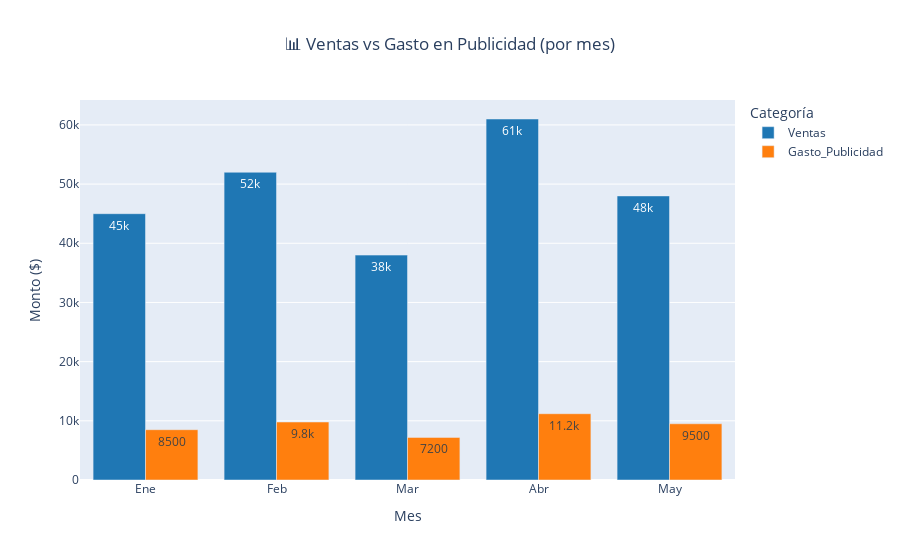
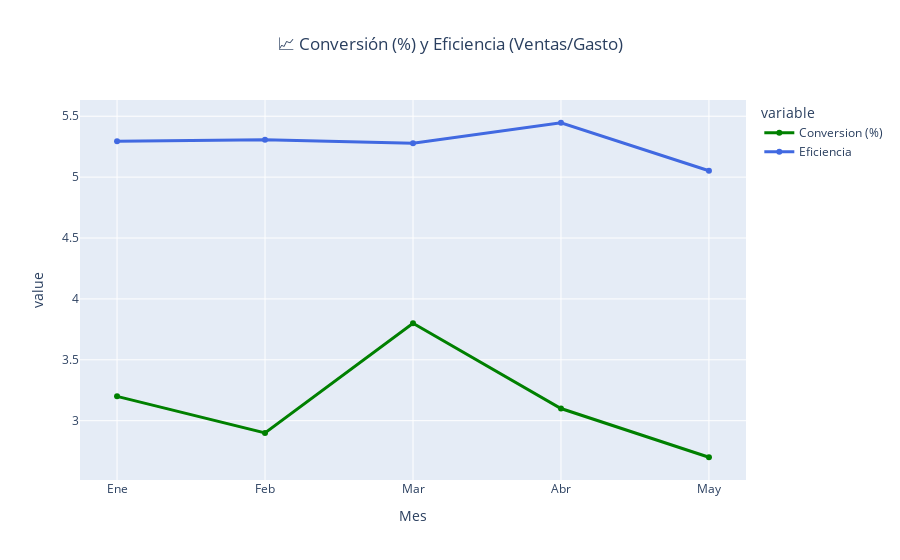
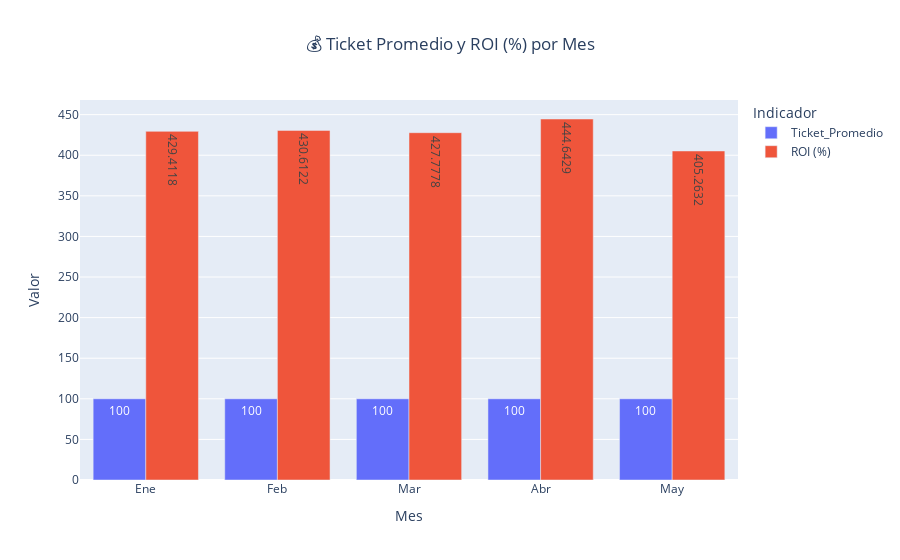

These figures' notebook cell, in order:
### Code cell
import plotly.express as px

# --- Cálculo adicional opcional ---
df['ROI (%)'] = ((df['Ventas'] - df['Gasto_Publicidad']) / df['Gasto_Publicidad']) * 100

# --- 1️⃣ Gráfico: Ventas vs Gasto Publicidad ---
fig1 = px.bar(
    df,
    x='Mes',
    y=['Ventas', 'Gasto_Publicidad'],
    barmode='group',
    title='📊 Ventas vs Gasto en Publicidad (por mes)',
    labels={'value': 'Monto ($)', 'variable': 'Categoría'},
    text_auto=True,
    color_discrete_sequence=['#1f77b4', '#ff7f0e']
)
fig1.update_layout(title_x=0.5)
fig1.show()

# --- 2️⃣ Gráfico: Conversión y Eficiencia ---
fig2 = px.line(
    df,
    x='Mes',
    y=['Conversion (%)', 'Eficiencia'],
    markers=True,
    title='📈 Conversión (%) y Eficiencia (Ventas/Gasto)',
    color_discrete_sequence=['green', 'royalblue']
)
fig2.update_traces(line=dict(width=3))
fig2.update_layout(title_x=0.5)
fig2.show()

# --- 3️⃣ Gráfico: Ticket promedio y ROI ---
fig3 = px.bar(
    df,
    x='Mes',
    y=['Ticket_Promedio', 'ROI (%)'],
    barmode='group',
    title='💰 Ticket Promedio y ROI (%) por Mes',
    labels={'value': 'Valor', 'variable': 'Indicador'},
    text_auto=True,
    color_discrete_sequence=['#636EFA', '#EF553B']
)
fig3.update_layout(title_x=0.5)
fig3.show()

fig1.write_html("ventas_vs_publicidad.html")
fig2.write_html("conversion_eficiencia.html")
fig3.write_html("ticketpromedio_roi.html")

### Figure 1 — Plotly figure (JSON) as saved in the notebook; plotly's stock layout.template omitted (floating-point values rounded to 4 significant figures)
{"data": [{"alignmentgroup": "True", "hovertemplate": "Categoría=Ventas<br>Mes=%{x}<br>Monto ($)=%{y}<extra></extra>", "legendgroup": "Ventas", "marker": {"color": "#1f77b4", "pattern": {"shape": ""}}, "name": "Ventas", "offsetgroup": "Ventas", "orientation": "v", "showlegend": true, "textposition": "auto", "texttemplate": "%{y}", "type": "bar", "x": ["Ene", "Feb", "Mar", "Abr", "May"], "xaxis": "x", "y": [45000, 52000, 38000, 61000, 48000], "yaxis": "y"}, {"alignmentgroup": "True", "hovertemplate": "Categoría=Gasto_Publicidad<br>Mes=%{x}<br>Monto ($)=%{y}<extra></extra>", "legendgroup": "Gasto_Publicidad", "marker": {"color": "#ff7f0e", "pattern": {"shape": ""}}, "name": "Gasto_Publicidad", "offsetgroup": "Gasto_Publicidad", "orientation": "v", "showlegend": true, "textposition": "auto", "texttemplate": "%{y}", "type": "bar", "x": ["Ene", "Feb", "Mar", "Abr", "May"], "xaxis": "x", "y": [8500, 9800, 7200, 11200, 9500], "yaxis": "y"}], "layout": {"barmode": "group", "legend": {"title": {"text": "Categoría"}, "tracegroupgap": 0}, "title": {"text": "📊 Ventas vs Gasto en Publicidad (por mes)", "x": 0.5}, "xaxis": {"anchor": "y", "domain": [0, 1], "title": {"text": "Mes"}}, "yaxis": {"anchor": "x", "domain": [0, 1], "title": {"text": "Monto ($)"}}}}

### Figure 2 — Plotly figure (JSON) as saved in the notebook; plotly's stock layout.template omitted (floating-point values rounded to 4 significant figures)
{"data": [{"hovertemplate": "variable=Conversion (%)<br>Mes=%{x}<br>value=%{y}<extra></extra>", "legendgroup": "Conversion (%)", "line": {"color": "green", "dash": "solid", "width": 3}, "marker": {"symbol": "circle"}, "mode": "lines+markers", "name": "Conversion (%)", "orientation": "v", "showlegend": true, "type": "scatter", "x": ["Ene", "Feb", "Mar", "Abr", "May"], "xaxis": "x", "y": [3.2, 2.9, 3.8, 3.1, 2.7], "yaxis": "y"}, {"hovertemplate": "variable=Eficiencia<br>Mes=%{x}<br>value=%{y}<extra></extra>", "legendgroup": "Eficiencia", "line": {"color": "royalblue", "dash": "solid", "width": 3}, "marker": {"symbol": "circle"}, "mode": "lines+markers", "name": "Eficiencia", "orientation": "v", "showlegend": true, "type": "scatter", "x": ["Ene", "Feb", "Mar", "Abr", "May"], "xaxis": "x", "y": [5.294, 5.306, 5.278, 5.446, 5.053], "yaxis": "y"}], "layout": {"legend": {"title": {"text": "variable"}, "tracegroupgap": 0}, "title": {"text": "📈 Conversión (%) y Eficiencia (Ventas/Gasto)", "x": 0.5}, "xaxis": {"anchor": "y", "domain": [0, 1], "title": {"text": "Mes"}}, "yaxis": {"anchor": "x", "domain": [0, 1], "title": {"text": "value"}}}}

### Figure 3 — Plotly figure (JSON) as saved in the notebook; plotly's stock layout.template omitted (floating-point values rounded to 4 significant figures)
{"data": [{"alignmentgroup": "True", "hovertemplate": "Indicador=Ticket_Promedio<br>Mes=%{x}<br>Valor=%{y}<extra></extra>", "legendgroup": "Ticket_Promedio", "marker": {"color": "#636EFA", "pattern": {"shape": ""}}, "name": "Ticket_Promedio", "offsetgroup": "Ticket_Promedio", "orientation": "v", "showlegend": true, "textposition": "auto", "texttemplate": "%{y}", "type": "bar", "x": ["Ene", "Feb", "Mar", "Abr", "May"], "xaxis": "x", "y": [100.0, 100.0, 100.0, 100.0, 100.0], "yaxis": "y"}, {"alignmentgroup": "True", "hovertemplate": "Indicador=ROI (%)<br>Mes=%{x}<br>Valor=%{y}<extra></extra>", "legendgroup": "ROI (%)", "marker": {"color": "#EF553B", "pattern": {"shape": ""}}, "name": "ROI (%)", "offsetgroup": "ROI (%)", "orientation": "v", "showlegend": true, "textposition": "auto", "texttemplate": "%{y}", "type": "bar", "x": ["Ene", "Feb", "Mar", "Abr", "May"], "xaxis": "x", "y": [429.4, 430.6, 427.8, 444.6, 405.3], "yaxis": "y"}], "layout": {"barmode": "group", "legend": {"title": {"text": "Indicador"}, "tracegroupgap": 0}, "title": {"text": "💰 Ticket Promedio y ROI (%) por Mes", "x": 0.5}, "xaxis": {"anchor": "y", "domain": [0, 1], "title": {"text": "Mes"}}, "yaxis": {"anchor": "x", "domain": [0, 1], "title": {"text": "Valor"}}}}
